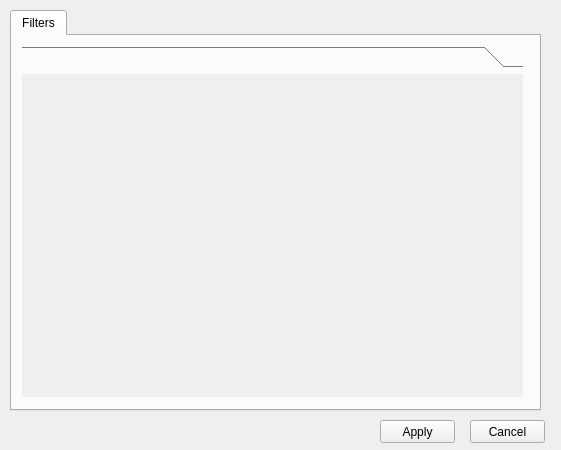
<?xml version="1.0" encoding="UTF-8"?>
<ui version="4.0">
 <class>SettingsWindow</class>
 <widget class="QWidget" name="SettingsWindow">
  <property name="geometry">
   <rect>
    <x>0</x>
    <y>0</y>
    <width>561</width>
    <height>450</height>
   </rect>
  </property>
  <property name="windowTitle">
   <string>Settings</string>
  </property>
  <widget class="QTabWidget" name="tabWidget">
   <property name="geometry">
    <rect>
     <x>10</x>
     <y>10</y>
     <width>531</width>
     <height>401</height>
    </rect>
   </property>
   <property name="currentIndex">
    <number>0</number>
   </property>
   <widget class="QWidget" name="filters_tab">
    <attribute name="title">
     <string>Filters</string>
    </attribute>
    <widget class="QToolBox" name="filters_box">
     <property name="geometry">
      <rect>
       <x>10</x>
       <y>10</y>
       <width>501</width>
       <height>351</height>
      </rect>
     </property>
     <property name="frameShape">
      <enum>QFrame::NoFrame</enum>
     </property>
     <property name="frameShadow">
      <enum>QFrame::Plain</enum>
     </property>
     <property name="lineWidth">
      <number>0</number>
     </property>
     <property name="currentIndex">
      <number>0</number>
     </property>
     <widget class="QWidget" name="">
      <property name="geometry">
       <rect>
        <x>0</x>
        <y>0</y>
        <width>501</width>
        <height>324</height>
       </rect>
      </property>
      <attribute name="label">
       <string/>
      </attribute>
     </widget>
    </widget>
   </widget>
  </widget>
  <widget class="QPushButton" name="apply_btn">
   <property name="geometry">
    <rect>
     <x>380</x>
     <y>420</y>
     <width>75</width>
     <height>23</height>
    </rect>
   </property>
   <property name="text">
    <string>Apply</string>
   </property>
  </widget>
  <widget class="QPushButton" name="cancel_btn">
   <property name="geometry">
    <rect>
     <x>470</x>
     <y>420</y>
     <width>75</width>
     <height>23</height>
    </rect>
   </property>
   <property name="text">
    <string>Cancel</string>
   </property>
  </widget>
  <zorder>apply_btn</zorder>
  <zorder>cancel_btn</zorder>
  <zorder>tabWidget</zorder>
 </widget>
 <resources/>
 <connections/>
</ui>
